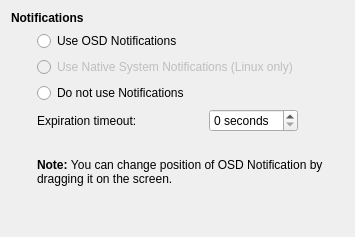
     <widget class="QWidget" name="page_3">
      <layout class="QGridLayout" name="gridLayout_17">
       <item row="0" column="0" colspan="4">
        <widget class="QLabel" name="label_41">
         <property name="text">
          <string>&lt;b&gt;Notifications&lt;/b&gt;</string>
         </property>
        </widget>
       </item>
       <item row="1" column="1" colspan="3">
        <widget class="QRadioButton" name="useOSDNotifications">
         <property name="text">
          <string>Use OSD Notifications</string>
         </property>
        </widget>
       </item>
       <item row="2" column="1" colspan="3">
        <widget class="QRadioButton" name="useNativeSystemNotifications">
         <property name="enabled">
          <bool>false</bool>
         </property>
         <property name="text">
          <string>Use Native System Notifications (Linux only)</string>
         </property>
        </widget>
       </item>
       <item row="3" column="1" colspan="3">
        <widget class="QRadioButton" name="doNotUseNotifications">
         <property name="text">
          <string>Do not use Notifications</string>
         </property>
        </widget>
       </item>
       <item row="7" column="1">
        <spacer name="verticalSpacer_4">
         <property name="orientation">
          <enum>Qt::Vertical</enum>
         </property>
         <property name="sizeHint" stdset="0">
          <size>
           <width>20</width>
           <height>40</height>
          </size>
         </property>
        </spacer>
       </item>
       <item row="1" column="0">
        <spacer name="horizontalSpacer_13">
         <property name="orientation">
          <enum>Qt::Horizontal</enum>
         </property>
         <property name="sizeType">
          <enum>QSizePolicy::Fixed</enum>
         </property>
         <property name="sizeHint" stdset="0">
          <size>
           <width>20</width>
           <height>20</height>
          </size>
         </property>
        </spacer>
       </item>
       <item row="4" column="4">
        <spacer name="horizontalSpacer_17">
         <property name="orientation">
          <enum>Qt::Horizontal</enum>
         </property>
         <property name="sizeHint" stdset="0">
          <size>
           <width>40</width>
           <height>20</height>
          </size>
         </property>
        </spacer>
       </item>
       <item row="4" column="1" colspan="3">
        <layout class="QHBoxLayout" name="horizontalLayout_10">
         <item>
          <widget class="QLabel" name="label_42">
           <property name="text">
            <string>Expiration timeout:</string>
           </property>
          </widget>
         </item>
         <item>
          <widget class="QSpinBox" name="notificationTimeout">
           <property name="sizePolicy">
            <sizepolicy hsizetype="Fixed" vsizetype="Fixed">
             <horstretch>0</horstretch>
             <verstretch>0</verstretch>
            </sizepolicy>
           </property>
           <property name="suffix">
            <string> seconds</string>
           </property>
          </widget>
         </item>
        </layout>
       </item>
       <item row="6" column="1" colspan="4">
        <widget class="QLabel" name="label_43">
         <property name="text">
          <string>&lt;b&gt;Note: &lt;/b&gt;You can change position of OSD Notification by dragging it on the screen.</string>
         </property>
         <property name="wordWrap">
          <bool>true</bool>
         </property>
        </widget>
       </item>
       <item row="5" column="1">
        <spacer name="verticalSpacer_5">
         <property name="orientation">
          <enum>Qt::Vertical</enum>
         </property>
         <property name="sizeType">
          <enum>QSizePolicy::Fixed</enum>
         </property>
         <property name="sizeHint" stdset="0">
          <size>
           <width>0</width>
           <height>20</height>
          </size>
         </property>
        </spacer>
       </item>
      </layout>
     </widget>
